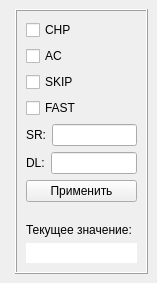
<ui version="4.0" >
 <class>MainWindow</class>
 <widget class="QMainWindow" name="MainWindow" >
  <property name="geometry" >
   <rect>
    <x>0</x>
    <y>0</y>
    <width>157</width>
    <height>283</height>
   </rect>
  </property>
  <property name="windowTitle" >
   <string>MainWindow</string>
  </property>
  <widget class="QWidget" name="centralwidget" >
   <layout class="QHBoxLayout" name="horizontalLayout_2" >
    <item>
     <layout class="QHBoxLayout" >
      <item>
       <widget class="SpeedoMeter" native="1" name="d1" />
      </item>
     </layout>
    </item>
    <item>
     <widget class="QFrame" name="frame" >
      <property name="frameShape" >
       <enum>QFrame::Box</enum>
      </property>
      <property name="frameShadow" >
       <enum>QFrame::Raised</enum>
      </property>
      <layout class="QVBoxLayout" name="verticalLayout" >
       <item>
        <widget class="QCheckBox" name="cb_chp" >
         <property name="text" >
          <string>CHP</string>
         </property>
        </widget>
       </item>
       <item>
        <widget class="QCheckBox" name="cb_ac" >
         <property name="text" >
          <string>AC</string>
         </property>
        </widget>
       </item>
       <item>
        <widget class="QCheckBox" name="cb_skip" >
         <property name="text" >
          <string>SKIP</string>
         </property>
        </widget>
       </item>
       <item>
        <widget class="QCheckBox" name="cb_fast" >
         <property name="text" >
          <string>FAST</string>
         </property>
        </widget>
       </item>
       <item>
        <layout class="QHBoxLayout" name="horizontalLayout" >
         <item>
          <widget class="QLabel" name="label" >
           <property name="text" >
            <string>SR:</string>
           </property>
          </widget>
         </item>
         <item>
          <widget class="QLineEdit" name="le_sr" />
         </item>
        </layout>
       </item>
       <item>
        <layout class="QHBoxLayout" name="horizontalLayout_3" >
         <item>
          <widget class="QLabel" name="label_2" >
           <property name="text" >
            <string>DL:</string>
           </property>
          </widget>
         </item>
         <item>
          <widget class="QLineEdit" name="le_dl" />
         </item>
        </layout>
       </item>
       <item>
        <widget class="QPushButton" name="pb_applay" >
         <property name="text" >
          <string>Применить</string>
         </property>
        </widget>
       </item>
       <item>
        <spacer name="verticalSpacer" >
         <property name="orientation" >
          <enum>Qt::Vertical</enum>
         </property>
         <property name="sizeHint" stdset="0" >
          <size>
           <width>20</width>
           <height>12</height>
          </size>
         </property>
        </spacer>
       </item>
       <item>
        <widget class="QLabel" name="label_3" >
         <property name="text" >
          <string>Текущее значение:</string>
         </property>
        </widget>
       </item>
       <item>
        <widget class="QLineEdit" name="le_cf" >
         <property name="frame" >
          <bool>false</bool>
         </property>
         <property name="readOnly" >
          <bool>true</bool>
         </property>
        </widget>
       </item>
      </layout>
     </widget>
    </item>
   </layout>
  </widget>
 </widget>
 <customwidgets>
  <customwidget>
   <class>SpeedoMeter</class>
   <extends>QWidget</extends>
   <header>speedo_meter.h</header>
   <container>1</container>
  </customwidget>
 </customwidgets>
 <resources/>
 <connections/>
</ui>
